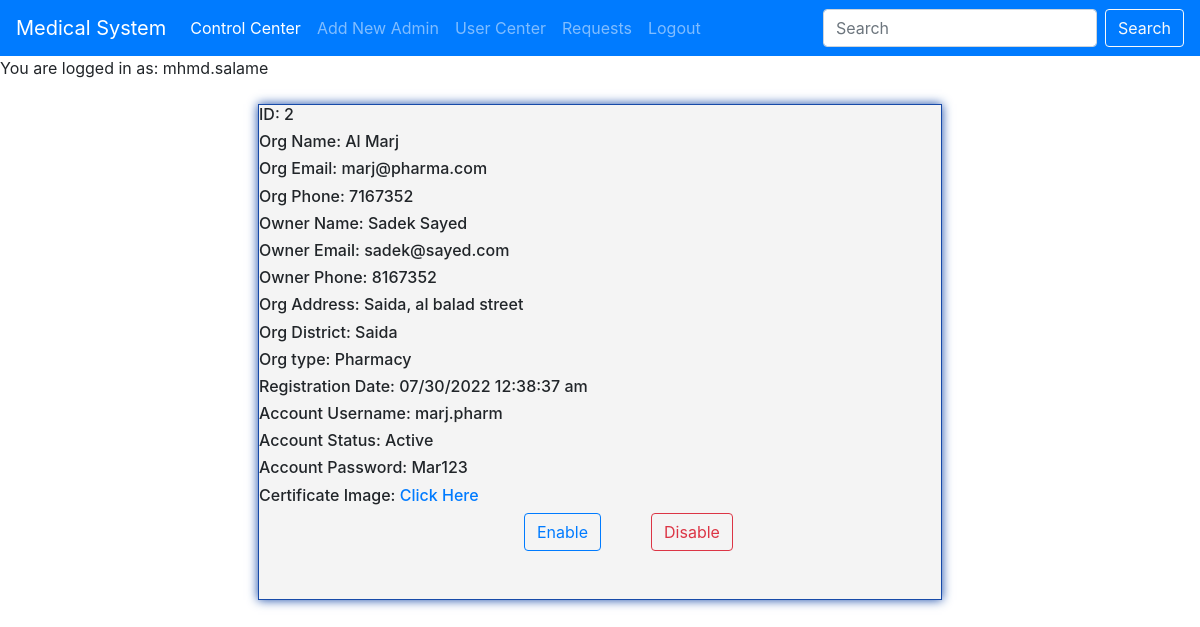
/userdetails.php?id=2 (signed in), run on the app's committed database.
### tables this page shows
CREATE TABLE `userinfo` (
  `userID` int(11) NOT NULL,
  `username` varchar(60) NOT NULL,
  `name` varchar(25) NOT NULL,
  `email` varchar(30) NOT NULL,
  `phonenumber` int(11) NOT NULL,
  `ownername` varchar(30) NOT NULL,
  `owneremail` varchar(30) NOT NULL,
  `ownerphone` int(11) NOT NULL,
  `address` varchar(200) NOT NULL,
  `district` varchar(20) NOT NULL,
  `type` varchar(15) NOT NULL,
  `certificateimgName` varchar(30) NOT NULL,
  `status` varchar(15) NOT NULL,
  `registration_date` varchar(50) NOT NULL,
  `password` varchar(30) NOT NULL
);

### userdetails.php (the view, shortened to what this page needs)
<?php include 'incs/adnav.php'; ?>
<?php include 'incs/adsession.php';
$id = $_GET['id']; ?>
<!DOCTYPE html>
<html lang="en">
<head>
    <link rel="stylesheet" href="css/addnewadmin.css">
    <link rel="stylesheet" href="https://maxcdn.bootstrapcdn.com/bootstrap/4.5.2/css/bootstrap.min.css">
</head>
<body>
    <br><br>
    <div class="bord">
    <?php
        include 'incs/connection.php';
        $sql = "SELECT * FROM userinfo WHERE userID='$id'";
        $result = mysqli_query($con,$sql);
        $row = mysqli_fetch_assoc($result); ?>
    <h6>ID: <?php echo $id; ?></h2>
    <h6>Org Name: <?php echo $row['name']; ?></h6>
    <h6>Org Email: <?php echo $row['email']; ?></h6>
    <h6>Org Phone: <?php echo $row['phonenumber']; ?></h6>
    <h6>Owner Name: <?php echo $row['ownername']; ?></h6>
    <h6>Owner Email: <?php echo $row['owneremail']; ?></h6>
    <h6>Owner Phone: <?php echo $row['ownerphone']; ?></h6>
    <h6>Org Address: <?php echo $row['address']; ?></h6>
    <h6>Org District: <?php echo $row['district']; ?></h6>
    <h6>Org type: <?php echo $row['type']; ?></h6>
    <h6>Registration Date: <?php echo $row['registration_date']; ?></h6>
    <h6>Account Username: <?php echo $row['username']; ?></h6>
    <h6>Account Status: <?php echo $row['status']; ?></h6>
    <h6>Account Password: <?php echo $row['password']; ?></h6>
    <?php
    echo "<h6>Certificate Image: <a href=userimage/".$row['certificateimgName']." target=_blank> Click Here</a></h6>";
    ?>
    <div class="row">
    <?php echo"<a href=actions/enable.php?id=".$id."><button type='submit' class='btn btn-outline-primary margins'>Enable</button></a>";
    echo"<a href=actions/disable.php?id=".$id."><button type='submit' class='btn btn-outline-danger margins2'>Disable</button></a>" ?>
    </div><br><br>
    </div>
</body>
</html>

### css/addnewadmin.css (style rules this page uses)
.bord { border: 1px solid rgb(23, 74, 168); width: 57%; margin: auto auto; background-color: rgba(204, 204, 204, 0.219); box-shadow: 0 0 10px rgb(23, 74, 168); }
.margins { margin-left: 280px; }
.margins2 { margin-left: 50px; }

### data on the page
userinfo: name "Al Marj", email "marj@pharma.com", phonenumber "7167352", ownername "Sadek Sayed", owneremail "sadek@sayed.com", ownerphone "8167352", address "Saida, al balad street", district "Saida", type "Pharmacy", registration_date "07/30/2022 12:38:37 am", username "marj.pharm", status "Active", password "Mar123"

### other printed values
$_SESSION['sess'] "mhmd.salame"
$id "2"
